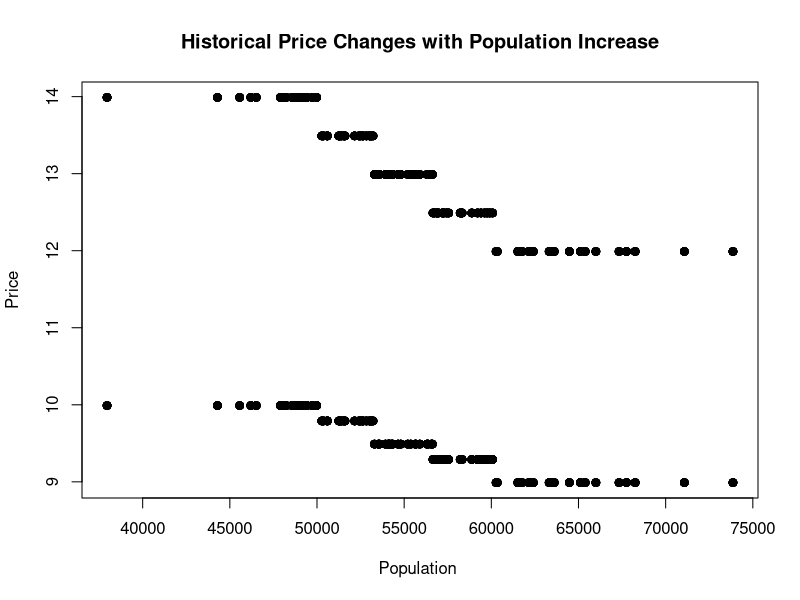
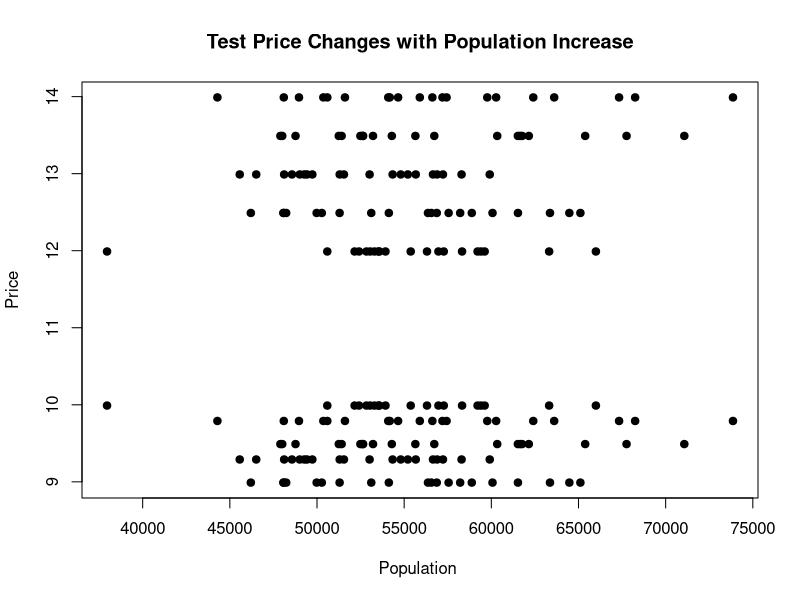
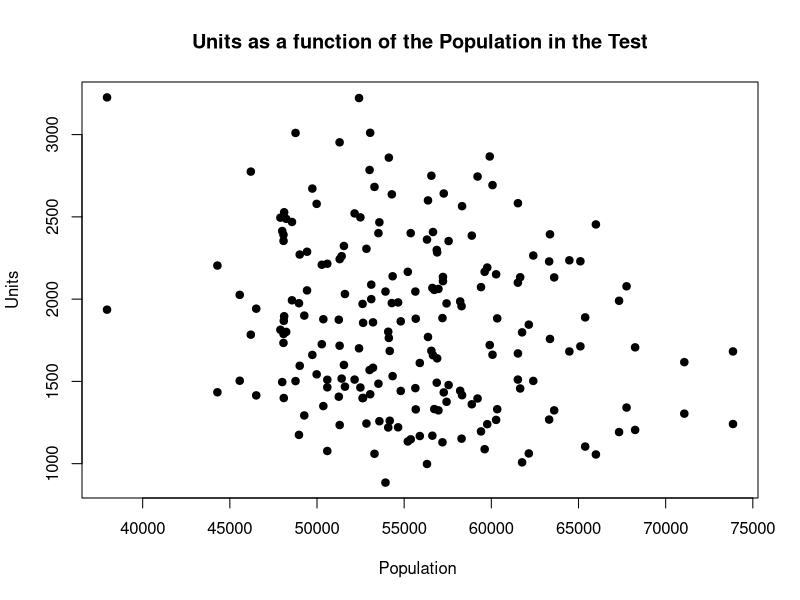

Write R code to recreate these figures, in order.
## ---- chunk 1
# We recommend including this entire code chunk at the top of all 
# your R Markdown files. 'include=FALSE' omits this code in the output
# but R still runs it.

# Load libraries needed for analysis
library(knitr)                 # Creating PDF output using Markdown
library(tidyverse)             # Data manipulation and graphing
library(readxl)                # To use read_excel()
library(psych)                 # To use corr.test() for correlation matrices
theme_set(theme_bw())          # Get rid of gray background in plots

# Set some defaults for the R Markdown document
opts_chunk$set(echo=TRUE,      # Print the code in all the chunks
               warning=FALSE,  # Don't print warning statements
               message=FALSE,  # Don't print other R output messages
               comment=NA)     # Helps produce prettier output
## ---- chunk 2
# Read in the data
# NOTE: This assumes the current working directory contains these files
df.hist <- read_excel("ace_historical.xlsx")
df.test <- read_excel("ace_testlearn.xlsx")

## ---- chunk 3

#plot population to historical price
plot(df.hist$population, df.hist$regprice, main="Historical Price Changes with Population Increase",
   xlab="Population ", ylab="Price", pch=19)

#plot population to test price
plot(df.test$population, df.test$regprice, main="Test Price Changes with Population Increase",
   xlab="Population ", ylab="Price", pch=19)

## ---- chunk 4
# Part 1 Data Exploration
#plot population to units
plot(df.test$population, df.test$units, main="Units as a function of the Population in the Test",
   xlab="Population ", ylab="Units", pch=19)

## ---- chunk 5

